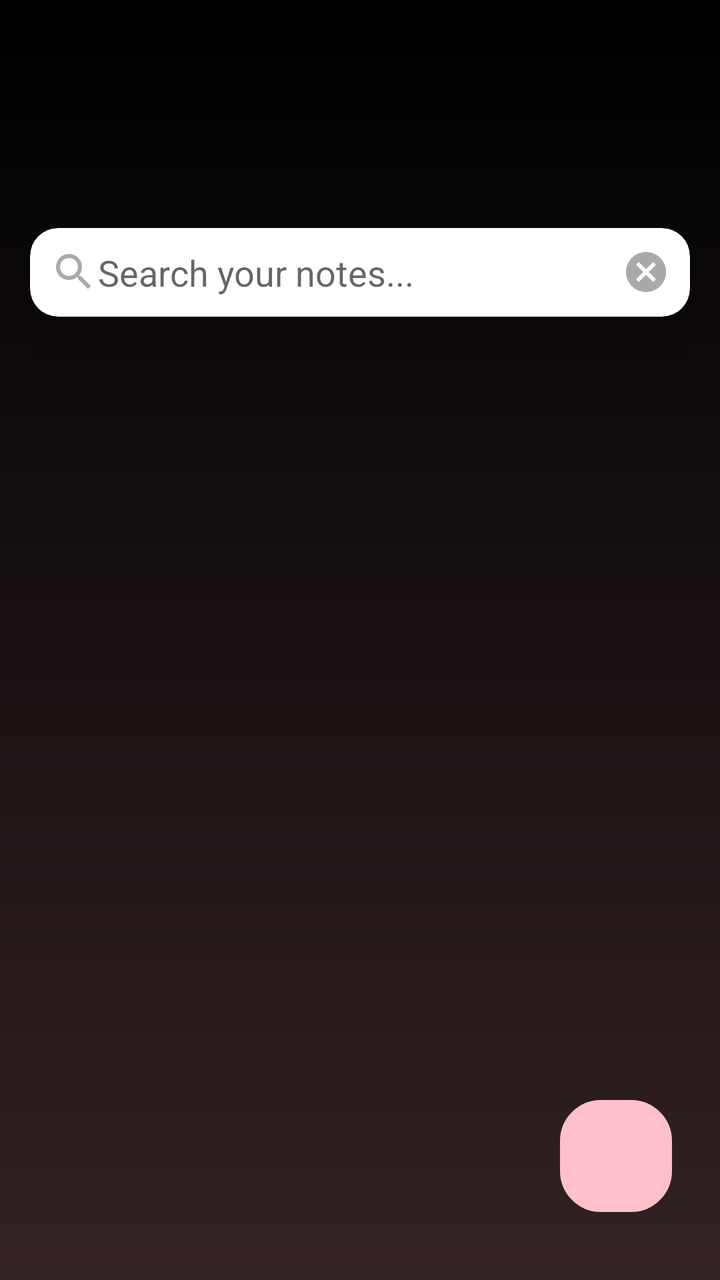
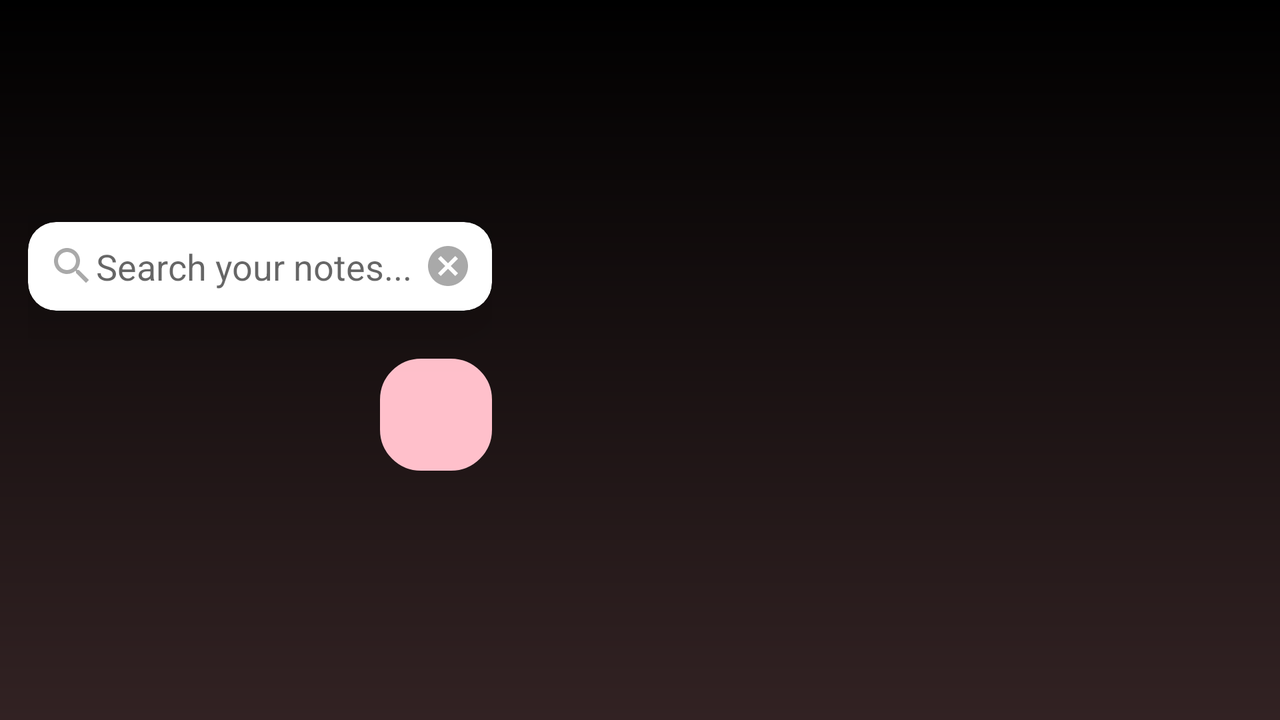

An Android layout and its configuration variant, each rendered on a device that would load it. The default file and the variant file are quoted in full after the pictures.
<!-- AndroidManifest.xml: application theme Theme.NotesApp -->
<!-- res/layout/fragment_home.xml -->
<?xml version="1.0" encoding="utf-8"?>
<RelativeLayout xmlns:android="http://schemas.android.com/apk/res/android"
    xmlns:card_view="http://schemas.android.com/apk/res-auto"
    xmlns:tools="http://schemas.android.com/tools"
    android:layout_width="match_parent"
    android:layout_height="match_parent"
    android:padding="14dp"
    android:background="@drawable/login_background">

    <TextView
        android:id="@+id/menuLabel"
        android:layout_width="wrap_content"
        android:layout_height="wrap_content"
        android:textSize="25sp"
        android:fontFamily="@font/dancingscript"
        android:textColor="@color/white"
        android:layout_alignTop="@id/menuIcon"
        android:maxLines="2"
        android:layout_alignBottom="@id/menuIcon"
        android:layout_marginStart="5dp"
        android:layout_marginBottom="10dp"
        android:gravity="center_vertical"
        tools:ignore="RelativeOverlap" />


    <ImageView
        android:id="@+id/menuIcon"
        android:layout_width="35dp"
        android:layout_height="45dp"
        android:layout_alignParentEnd="true"
        android:layout_marginTop="40dp"
        android:clickable="true"
        android:layout_marginBottom="10dp"
        android:layout_marginEnd="1dp"
        android:contentDescription="@string/menu_icon"
        android:focusable="true"
        android:src="@drawable/baseline_menu_24" />


    
    <androidx.cardview.widget.CardView
        android:id="@+id/searchCard"
        android:layout_width="match_parent"
        android:layout_height="wrap_content"
        android:layout_marginTop="5dp"
        android:layout_marginBottom="3dp"
        android:layout_marginStart="1dp"
        android:layout_below="@id/menuIcon"
        android:layout_marginEnd="1dp"
        card_view:cardCornerRadius="14dp"
        card_view:cardElevation="24dp"
        android:background="@android:color/white">

        <EditText
            android:id="@+id/editSearch"
            android:layout_width="match_parent"
            android:layout_height="wrap_content"
            android:autofillHints=""
            android:padding="10dp"
            android:maxLines="1"
            android:singleLine="true"
            android:imeOptions="actionDone"
            android:drawableStart="@drawable/baseline_search_24"
            android:drawableEnd="@drawable/baseline_cancel_24"
            android:textColor="@color/dark_gray"
            android:backgroundTint="@color/black"
            android:background="@android:color/transparent"
            android:hint="@string/search_your_notesEdit" />
    </androidx.cardview.widget.CardView>

    
    <LinearLayout
        android:layout_width="match_parent"
        android:layout_height="match_parent"
        android:orientation="vertical"
        android:layout_below="@id/searchCard"
        tools:ignore="UseCompoundDrawables">


        <ImageView
            android:id="@+id/emptyNotesImage"
            android:layout_width="wrap_content"
            android:layout_height="wrap_content"
            android:layout_gravity="center"
            android:layout_marginTop="350dp"
            android:contentDescription="@string/empty_notes"
            android:src="@drawable/baseline_add_new_note"
            android:visibility="gone" />

        <TextView
            android:id="@+id/noNotesLetter"
            android:layout_width="match_parent"
            android:layout_height="wrap_content"
            android:text="@string/no_notes_click_on_to_add_a_note"
            android:textColor="@color/dark_gray"
            android:textAlignment="center"
            android:visibility="gone" />
    </LinearLayout>

    
    <LinearLayout
        android:id="@+id/noResultsText"
        android:layout_width="match_parent"
        android:layout_height="match_parent"
        android:orientation="vertical"
        android:gravity="center_horizontal"
        android:layout_marginTop="250dp"
        android:visibility="gone"
        tools:ignore="UseCompoundDrawables">

        <ImageView
            android:layout_width="match_parent"
            android:layout_height="200dp"
            android:src="@drawable/baseline_search_off_24"
            android:contentDescription="@string/search_icon" />

        <TextView
            android:layout_width="wrap_content"
            android:layout_height="wrap_content"
            android:text="@string/no_matching_notes"
            android:textSize="14sp"
            android:layout_marginTop="4dp" />
    </LinearLayout>

    
    
    <androidx.recyclerview.widget.RecyclerView
        android:id="@+id/recyclerview"
        android:layout_width="match_parent"
        android:layout_height="match_parent"
        android:layout_below="@id/searchCard"
        android:layout_above="@id/addnewnotebtn"
        android:layout_margin="10dp"
        android:focusable="true" />
    
    <ImageButton
        android:id="@+id/addnewnotebtn"
        android:layout_width="56dp"
        android:layout_height="56dp"
        android:layout_alignParentEnd="true"
        android:layout_alignParentBottom="true"
        android:layout_marginEnd="10dp"
        android:layout_marginBottom="20dp"
        android:background="@drawable/rounded_corner"
        android:backgroundTint="@color/pink"
        android:scaleType="centerInside"
        android:src="@drawable/baseline_add_24"
        android:contentDescription="@string/add_button" />

</RelativeLayout>
<!-- resources referenced by this layout -->
<resources>
  <color name="black">#000000</color>
  <color name="dark_gray">#A9A9A9</color>
  <color name="pink">#FFC0CB</color>
  <color name="white">#FFFFFFFF</color>
  <!-- drawable baseline_add_new_note (drawable) -->
  <vector xmlns:android="http://schemas.android.com/apk/res/android" android:autoMirrored="true" android:height="24dp" android:tint="@color/gray" android:viewportHeight="24" android:viewportWidth="24" android:width="24dp">
  
      <path android:fillColor="@android:color/white" android:pathData="M14,2L6,2c-1.1,0 -1.99,0.9 -1.99,2L4,20c0,1.1 0.89,2 1.99,2L18,22c1.1,0 2,-0.9 2,-2L20,8l-6,-6zM16,16h-3v3h-2v-3L8,16v-2h3v-3h2v3h3v2zM13,9L13,3.5L18.5,9L13,9z"/>
  
  </vector>
  <!-- drawable baseline_cancel_24 (drawable) -->
  <vector xmlns:android="http://schemas.android.com/apk/res/android" android:height="24dp" android:tint="@color/dark_gray" android:viewportHeight="24" android:viewportWidth="24" android:width="24dp">
        
      <path android:fillColor="@android:color/white" android:pathData="M12,2C6.47,2 2,6.47 2,12s4.47,10 10,10 10,-4.47 10,-10S17.53,2 12,2zM17,15.59L15.59,17 12,13.41 8.41,17 7,15.59 10.59,12 7,8.41 8.41,7 12,10.59 15.59,7 17,8.41 13.41,12 17,15.59z"/>
      
  </vector>
  <!-- drawable baseline_search_24 (drawable) -->
  <vector xmlns:android="http://schemas.android.com/apk/res/android" android:height="24dp" android:tint="@color/dark_gray" android:viewportHeight="24" android:viewportWidth="24" android:width="24dp">
        
      <path android:fillColor="@android:color/white" android:pathData="M15.5,14h-0.79l-0.28,-0.27C15.41,12.59 16,11.11 16,9.5 16,5.91 13.09,3 9.5,3S3,5.91 3,9.5 5.91,16 9.5,16c1.61,0 3.09,-0.59 4.23,-1.57l0.27,0.28v0.79l5,4.99L20.49,19l-4.99,-5zM9.5,14C7.01,14 5,11.99 5,9.5S7.01,5 9.5,5 14,7.01 14,9.5 11.99,14 9.5,14z"/>
      
  </vector>
  <!-- drawable login_background (drawable) -->
  <?xml version="1.0" encoding="utf-8"?>
  <shape xmlns:android="http://schemas.android.com/apk/res/android">
      <gradient android:type="linear" android:angle="100"
          android:startColor="@color/black" android:endColor="#322223">
  </gradient>
  </shape>
  <!-- drawable rounded_corner (drawable) -->
  <shape xmlns:android="http://schemas.android.com/apk/res/android"
      android:shape="rectangle">
  
      <solid/>  
  
      <stroke
          android:width="1dp"
          android:color="@color/dark_gray"/> 
  
      <corners android:radius="20dp"/>
  </shape>
  <string name="add_button">Add Button</string>
  <string name="empty_notes">Empty Notes</string>
  <string name="menu_icon">menu_icon</string>
  <string name="no_matching_notes">No matching notes</string>
  <string name="no_notes_click_on_to_add_a_note">No notes, click on + to add a note</string>
  <string name="search_icon">Search Icon</string>
  <string name="search_your_notesEdit">Search your notes...</string>
  <style name="Theme.NotesApp" parent="Theme.MaterialComponents.DayNight.NoActionBar">
          <item name="colorOnPrimary">@color/white</item>
          
          <item name="colorOnSecondary">@color/white</item>
          
          <item name="android:statusBarColor">?attr/colorOnPrimary</item>
          <item name="android:navigationBarColor">@color/white</item>
          
      </style>
  <color name="gray">#808080</color>
</resources>
<!-- res/layout-land/fragment_home.xml (the repository's variant of the layout above) -->
<!-- drawn on the phone turned sideways -->
<?xml version="1.0" encoding="utf-8"?>
<LinearLayout
    xmlns:android="http://schemas.android.com/apk/res/android"
    xmlns:card_view="http://schemas.android.com/apk/res-auto"
    xmlns:tools="http://schemas.android.com/tools"
    android:layout_width="match_parent"
    android:layout_height="match_parent"
    android:orientation="horizontal"
    android:padding="14dp"
    android:background="@drawable/login_background"
    tools:context=".HomeFragment">

    
    <LinearLayout
        android:layout_width="240dp"
        android:layout_height="match_parent"
        android:orientation="vertical"
        android:paddingEnd="8dp"
        android:gravity="start">

        
        <LinearLayout
            android:layout_width="match_parent"
            android:layout_height="wrap_content"
            android:orientation="horizontal"
            android:layout_marginTop="40dp"
            android:gravity="center_vertical|end">

            <TextView
                android:id="@+id/menuLabel"
                android:layout_width="0dp"
                android:layout_height="wrap_content"
                android:layout_weight="1"
                android:textSize="25sp"
                android:fontFamily="@font/dancingscript"
                android:textColor="@color/white"
                android:maxLines="2"
                android:gravity="start|center_vertical"
                android:layout_marginEnd="8dp"/>

            <ImageView
                android:id="@+id/menuIcon"
                android:layout_width="35dp"
                android:layout_height="45dp"
                android:src="@drawable/baseline_menu_24"
                android:contentDescription="@string/menu_icon"
                android:clickable="true"
                android:focusable="true" />
        </LinearLayout>

        
        <androidx.cardview.widget.CardView
            android:id="@+id/searchCard"
            android:layout_width="match_parent"
            android:layout_height="wrap_content"
            android:layout_marginTop="12dp"
            card_view:cardCornerRadius="14dp"
            card_view:cardElevation="16dp"
            android:background="@android:color/white">

            <EditText
                android:id="@+id/editSearch"
                android:layout_width="match_parent"
                android:layout_height="wrap_content"
                android:padding="10dp"
                android:maxLines="1"
                android:singleLine="true"
                android:imeOptions="actionDone"
                android:drawableStart="@drawable/baseline_search_24"
                android:drawableEnd="@drawable/baseline_cancel_24"
                android:textColor="@color/dark_gray"
                android:backgroundTint="@color/black"
                android:background="@android:color/transparent"
                android:hint="@string/search_your_notesEdit" />
        </androidx.cardview.widget.CardView>

        <LinearLayout
            android:layout_width="match_parent"
            android:layout_height="wrap_content"
            android:orientation="horizontal">

        </LinearLayout>

        
        <ImageButton
            android:id="@+id/addnewnotebtn"
            android:layout_width="56dp"
            android:layout_height="56dp"
            android:layout_gravity="end"
            android:layout_marginTop="24dp"
            android:background="@drawable/rounded_corner"
            android:backgroundTint="@color/pink"
            android:scaleType="centerInside"
            android:src="@drawable/baseline_add_24"
            android:contentDescription="@string/add_button" />
        <TextView
            android:id="@+id/noNotesLetter"
            android:layout_width="wrap_content"
            android:layout_height="wrap_content"
            android:layout_gravity="end"
            android:layout_marginTop="10dp"
            android:text="@string/no_notes_click_on_to_add_a_note"
            android:textColor="@color/dark_gray"
            android:textAlignment="textEnd"
            android:visibility="gone" />

    </LinearLayout>

    
    <FrameLayout
        android:layout_width="0dp"
        android:layout_height="match_parent"
        android:layout_weight="1"
        android:paddingStart="8dp"
        android:paddingEnd="8dp">

        
        <LinearLayout
            android:id="@+id/noResultsText"
            android:layout_width="match_parent"
            android:layout_height="match_parent"
            android:gravity="center"
            android:orientation="vertical"
            android:visibility="gone">
        </LinearLayout>

        
        <LinearLayout
            android:id="@+id/emptyNotesLayout"
            android:layout_width="match_parent"
            android:layout_height="match_parent"
            android:orientation="vertical"
            android:gravity="center"
            android:visibility="gone"> 
        </LinearLayout>

        
        <androidx.recyclerview.widget.RecyclerView
            android:id="@+id/recyclerview"
            android:layout_width="match_parent"
            android:layout_height="match_parent"
            android:layout_marginTop="30dp"
            android:layout_marginBottom="10dp"
            android:focusable="true"
            android:visibility="visible" />
    </FrameLayout>
</LinearLayout>
<!-- resources referenced by the variant -->
<!-- as the phone turned sideways resolves them -->
<resources>
  <color name="black">#000000</color>
  <color name="dark_gray">#A9A9A9</color>
  <color name="pink">#FFC0CB</color>
  <color name="white">#FFFFFFFF</color>
  <!-- drawable baseline_cancel_24 (drawable) -->
  <vector xmlns:android="http://schemas.android.com/apk/res/android" android:height="24dp" android:tint="@color/dark_gray" android:viewportHeight="24" android:viewportWidth="24" android:width="24dp">
        
      <path android:fillColor="@android:color/white" android:pathData="M12,2C6.47,2 2,6.47 2,12s4.47,10 10,10 10,-4.47 10,-10S17.53,2 12,2zM17,15.59L15.59,17 12,13.41 8.41,17 7,15.59 10.59,12 7,8.41 8.41,7 12,10.59 15.59,7 17,8.41 13.41,12 17,15.59z"/>
      
  </vector>
  <!-- drawable baseline_search_24 (drawable) -->
  <vector xmlns:android="http://schemas.android.com/apk/res/android" android:height="24dp" android:tint="@color/dark_gray" android:viewportHeight="24" android:viewportWidth="24" android:width="24dp">
        
      <path android:fillColor="@android:color/white" android:pathData="M15.5,14h-0.79l-0.28,-0.27C15.41,12.59 16,11.11 16,9.5 16,5.91 13.09,3 9.5,3S3,5.91 3,9.5 5.91,16 9.5,16c1.61,0 3.09,-0.59 4.23,-1.57l0.27,0.28v0.79l5,4.99L20.49,19l-4.99,-5zM9.5,14C7.01,14 5,11.99 5,9.5S7.01,5 9.5,5 14,7.01 14,9.5 11.99,14 9.5,14z"/>
      
  </vector>
  <!-- drawable login_background (drawable) -->
  <?xml version="1.0" encoding="utf-8"?>
  <shape xmlns:android="http://schemas.android.com/apk/res/android">
      <gradient android:type="linear" android:angle="100"
          android:startColor="@color/black" android:endColor="#322223">
  </gradient>
  </shape>
  <!-- drawable rounded_corner (drawable) -->
  <shape xmlns:android="http://schemas.android.com/apk/res/android"
      android:shape="rectangle">
  
      <solid/>  
  
      <stroke
          android:width="1dp"
          android:color="@color/dark_gray"/> 
  
      <corners android:radius="20dp"/>
  </shape>
  <string name="add_button">Add Button</string>
  <string name="menu_icon">menu_icon</string>
  <string name="no_notes_click_on_to_add_a_note">No notes, click on + to add a note</string>
  <string name="search_your_notesEdit">Search your notes...</string>
  <style name="Theme.NotesApp" parent="Theme.MaterialComponents.DayNight.NoActionBar">
          <item name="colorOnPrimary">@color/white</item>
          
          <item name="colorOnSecondary">@color/white</item>
          
          <item name="android:statusBarColor">?attr/colorOnPrimary</item>
          <item name="android:navigationBarColor">@color/white</item>
          
      </style>
</resources>
